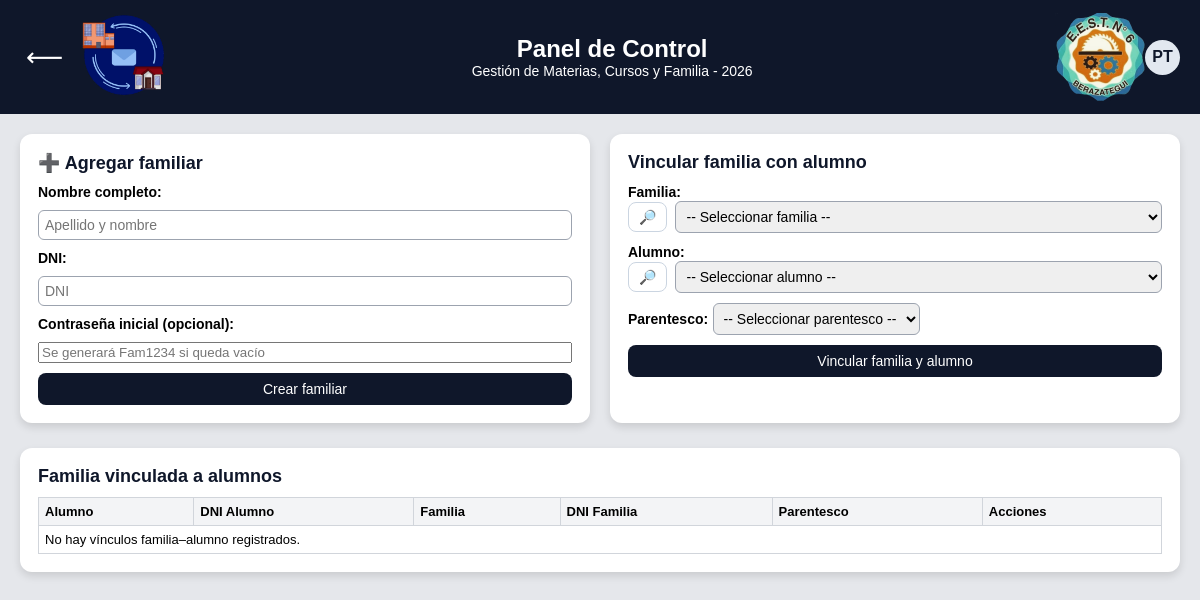
Page /S.G.I-Campus-VerFINAL-7mo7ma/panel_control.php (signed in) on the earlier database version.
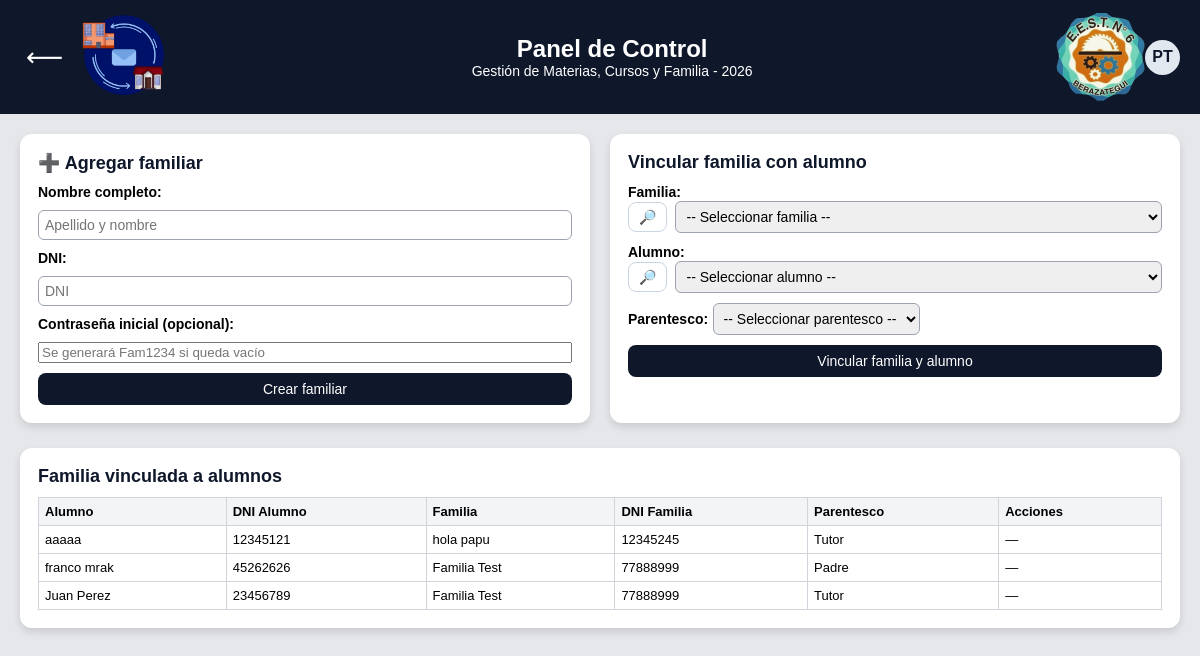
Same page on the later database version.
### tables this page shows
CREATE TABLE `familia_alumno` (
  `id` int(11) NOT NULL,
  `familia_dni` int(11) NOT NULL,
  `alumno_dni` int(11) NOT NULL,
  `parentesco` varchar(60) NOT NULL DEFAULT ''
);

CREATE TABLE `usuarios` (
  `dni` int(10) UNSIGNED NOT NULL,
  `password` varchar(100) NOT NULL,
  `nombre` varchar(100) NOT NULL,
  `telefono` varchar(30) DEFAULT NULL,
  `rol` enum('root','admin','directivo','jefe_preceptores','jefe_area','jefe_taller','jefe_departamento','preceptor','profesor','familia') NOT NULL DEFAULT 'familia',
  `password_changed` tinyint(1) NOT NULL DEFAULT 1
);

### S.G.I-Campus-VerFINAL-7mo7ma/auth.php (called while the page is built, shortened)
<?php
function currentRole(): string {
    return strtolower(trim($_SESSION['rol'] ?? ''));
}

### S.G.I-Campus-VerFINAL-7mo7ma/panel_control.php (the view, shortened to what this page needs)
<?php
require_once __DIR__ . '/auth.php';
$rol = currentRole();
$puedeVincularFamilia  = in_array($rol, CAP_GESTION_ALUMNOS, true);
$conn = new mysqli("localhost", "root", "", "campus");
$conn->set_charset("utf8mb4");
$yearActual = (int)date('Y');
$listaFamilia = [];
$resCheckFA = $conn->query("SHOW TABLES LIKE 'familia_alumno'");
if ($resCheckFA && $resCheckFA->num_rows > 0) {
    $sql = "SELECT fa.id,
                   uf.nombre AS familia,
                   uf.dni    AS familia_dni,
                   ua.nombre AS alumno,
                   ua.dni    AS alumno_dni,
                   fa.parentesco
            FROM familia_alumno fa
            JOIN usuarios uf ON uf.dni = fa.familia_dni
            JOIN usuarios ua ON ua.dni = fa.alumno_dni
            ORDER BY ua.nombre, uf.nombre";
    $resFA = $conn->query($sql);
    while ($fila = $resFA->fetch_assoc()) { $listaFamilia[] = $fila; }
}
?>
<!DOCTYPE html>
<html lang="es">
<head>
</head>
<body>
<header>
  <div class="navbar">
    <a href="SGI.php"><button type="button" class="back-btn" aria-label="Volver a inicio">⟵</button></a>
    <a href="SGI.php"><img src="imagenes/newlogo1.png" class="logo2" alt="SGI"></a>
    <div class="title-box">
      <h1>Panel de Control</h1>
      <h2>Gestión de Materias, Cursos y Familia - <?php echo htmlspecialchars($yearActual); ?></h2>
    </div>
    <img src="imagenes/logotecn6.png" class="logo" alt="">
    <div class="account" id="accountBtn">
      <div class="avatar" id="avatarInitials"></div>
    </div>
  </div>
</header>
<main>
  <div class="contenedor">
    <div class="cards">
      <?php if (in_array($rol, ['root','admin','directivo','preceptor'], true)): ?>
      <div class="card">
        <h3>➕ Agregar familiar</h3>
        <form onsubmit="return agregarUsuarioPanel('familia', this);">
          <label>Nombre completo:</label>
          <input type="text" name="nombre" required placeholder="Apellido y nombre">
          <label>DNI:</label>
          <input type="text" name="dni" required inputmode="numeric" placeholder="DNI">
          <label>Contraseña inicial (opcional):</label>
          <input type="password" name="password" placeholder="Se generará Fam1234 si queda vacío">
          <button type="submit" class="btn">Crear familiar</button>
        </form>
      </div>
      <?php endif; ?>
      <?php if ($puedeVincularFamilia): ?>
      <div class="card">
        <h3>Vincular familia con alumno</h3>
        <form method="POST">
          <div>
            <label>Familia:</label>
            <div class="search-wrap">
              <button type="button" class="search-btn" id="btnBuscarFamilia" aria-label="Buscar familia">🔎</button>
              <select name="familia_dni" id="familia_dni" required>
                <option value="">-- Seleccionar familia --</option>
              </select>
            </div>
          </div>
          <div>
            <label>Alumno:</label>
            <div class="search-wrap">
              <button type="button" class="search-btn" data-target="alumno_dni" aria-label="Buscar alumno">🔎</button>
              <select name="alumno_dni" id="alumno_dni" required>
                <option value="">-- Seleccionar alumno --</option>
              </select>
            </div>
          </div>
          <div>
            <label>Parentesco:</label>
            <select name="parentesco" required>
            <option value="">-- Seleccionar parentesco --</option>
            </select>
          </div>
          <button type="submit" class="btn">Vincular familia y alumno</button>
        </form>
      </div>
      <?php endif; ?>
    </div>
    <?php if ($puedeVincularFamilia): ?>
    <div class="card">
      <h3>Familia vinculada a alumnos</h3>
      <table>
        <thead>
          <tr>
            <th>Alumno</th>
            <th>DNI Alumno</th>
            <th>Familia</th>
            <th>DNI Familia</th>
            <th>Parentesco</th>
            <th>Acciones</th>
          </tr>
        </thead>
        <tbody>
        <?php if(!$listaFamilia): ?>
          <tr><td colspan="6">No hay vínculos familia–alumno registrados.</td></tr>
        <?php else: ?>
          <?php foreach($listaFamilia as $row): ?>
            <tr>
              <td><?php echo htmlspecialchars($row['alumno']); ?></td>
              <td><?php echo $row['alumno_dni']; ?></td>
              <td><?php echo htmlspecialchars($row['familia']); ?></td>
              <td><?php echo $row['familia_dni']; ?></td>
              <td><?php echo htmlspecialchars($row['parentesco']); ?></td>
              <td class="acciones">
                <?php if (in_array($rol, ['root','admin','directivo'], true)): ?>
<form method="post" onsubmit="return confirm('¿Eliminar este vínculo?');"><input type="hidden" name="csrf_token" value="<?= htmlspecialchars(csrfToken()) ?>"><input type="hidden" name="accion" value="del_fam"><input type="hidden" name="id" value="<?= (int)$row['id'] ?>"><button type="submit">Eliminar</button></form>
<?php else: ?>—<?php endif; ?>
              </td>
            </tr>
          <?php endforeach; ?>
        <?php endif; ?>
        </tbody>
      </table>
    </div>
    <?php endif; ?>
  </div>
</main>
</body>
</html>

Differences in the rows shown:
added familia_alumno: usuarios.nombre "aaaaa", usuarios.dni "12345121", usuarios.nombre "hola papu", usuarios.dni "12345245", parentesco "Tutor"
added familia_alumno: usuarios.nombre "franco mrak", usuarios.dni "45262626", usuarios.nombre "Familia Test", usuarios.dni "77888999", parentesco "Padre"
added familia_alumno: usuarios.nombre "Juan Perez", usuarios.dni "23456789", usuarios.nombre "Familia Test", usuarios.dni "77888999", parentesco "Tutor"
Other differences:
text no longer shown: "No hay vínculos familia–alumno registrados."
